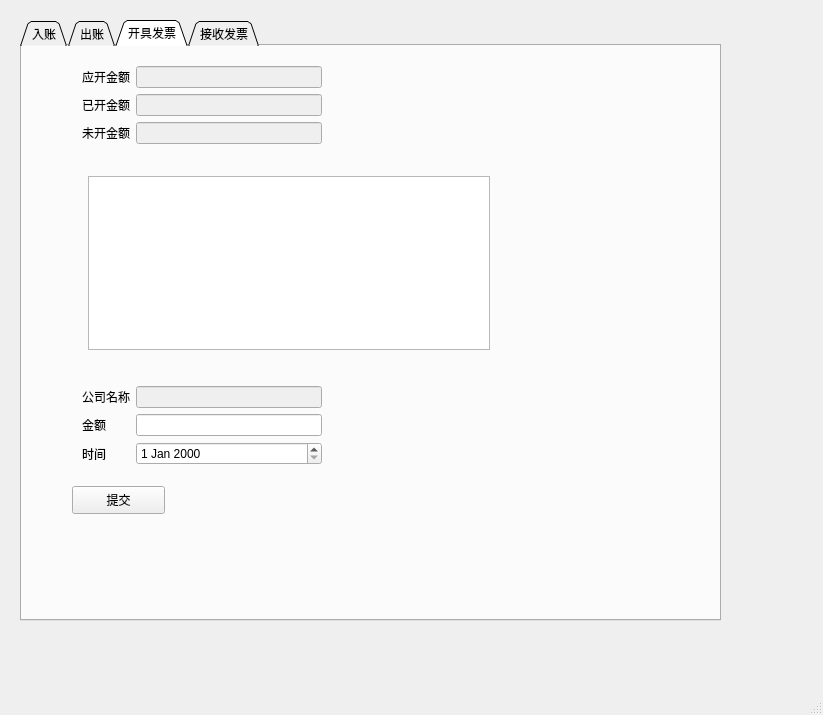
<?xml version="1.0" encoding="UTF-8"?>
<ui version="4.0">
 <class>MainWindow</class>
 <widget class="QMainWindow" name="MainWindow">
  <property name="geometry">
   <rect>
    <x>0</x>
    <y>0</y>
    <width>823</width>
    <height>715</height>
   </rect>
  </property>
  <property name="windowTitle">
   <string>出/入账</string>
  </property>
  <widget class="QWidget" name="centralwidget">
   <widget class="QTabWidget" name="cashTabWidget">
    <property name="geometry">
     <rect>
      <x>20</x>
      <y>20</y>
      <width>701</width>
      <height>601</height>
     </rect>
    </property>
    <property name="tabletTracking">
     <bool>true</bool>
    </property>
    <property name="contextMenuPolicy">
     <enum>Qt::NoContextMenu</enum>
    </property>
    <property name="tabShape">
     <enum>QTabWidget::Triangular</enum>
    </property>
    <property name="currentIndex">
     <number>2</number>
    </property>
    <property name="usesScrollButtons">
     <bool>false</bool>
    </property>
    <widget class="QWidget" name="tab">
     <property name="enabled">
      <bool>true</bool>
     </property>
     <property name="accessibleDescription">
      <string/>
     </property>
     <attribute name="title">
      <string>入账</string>
     </attribute>
     <widget class="QPushButton" name="addInCashButton">
      <property name="geometry">
       <rect>
        <x>60</x>
        <y>460</y>
        <width>93</width>
        <height>28</height>
       </rect>
      </property>
      <property name="text">
       <string>新增收款</string>
      </property>
     </widget>
     <widget class="QWidget" name="layoutWidget">
      <property name="geometry">
       <rect>
        <x>60</x>
        <y>370</y>
        <width>255</width>
        <height>61</height>
       </rect>
      </property>
      <layout class="QFormLayout" name="formLayout">
       <item row="0" column="0">
        <widget class="QLabel" name="cashLabel">
         <property name="text">
          <string>收款金额</string>
         </property>
        </widget>
       </item>
       <item row="0" column="1">
        <widget class="QLineEdit" name="inAmountLineEdit"/>
       </item>
       <item row="1" column="0">
        <widget class="QLabel" name="receivedDateLabel">
         <property name="text">
          <string>收款日</string>
         </property>
        </widget>
       </item>
       <item row="1" column="1">
        <widget class="QDateEdit" name="inDateEdit"/>
       </item>
      </layout>
     </widget>
     <widget class="QWidget" name="layoutWidget">
      <property name="geometry">
       <rect>
        <x>60</x>
        <y>20</y>
        <width>531</width>
        <height>101</height>
       </rect>
      </property>
      <layout class="QGridLayout" name="gridLayout">
       <property name="leftMargin">
        <number>10</number>
       </property>
       <property name="topMargin">
        <number>10</number>
       </property>
       <property name="rightMargin">
        <number>10</number>
       </property>
       <property name="bottomMargin">
        <number>10</number>
       </property>
       <item row="0" column="1">
        <widget class="QLineEdit" name="companyLineEdit">
         <property name="enabled">
          <bool>false</bool>
         </property>
        </widget>
       </item>
       <item row="1" column="2">
        <widget class="QLabel" name="receivedLabel">
         <property name="text">
          <string>已收金额</string>
         </property>
        </widget>
       </item>
       <item row="1" column="0">
        <widget class="QLabel" name="receivableLabel">
         <property name="text">
          <string>应收账款</string>
         </property>
        </widget>
       </item>
       <item row="0" column="0">
        <widget class="QLabel" name="companyLabel">
         <property name="text">
          <string>公司名称</string>
         </property>
        </widget>
       </item>
       <item row="0" column="3">
        <widget class="QLineEdit" name="saleContractLineEdit">
         <property name="enabled">
          <bool>false</bool>
         </property>
        </widget>
       </item>
       <item row="2" column="0">
        <widget class="QLabel" name="outstandingLabel">
         <property name="text">
          <string>未收金额</string>
         </property>
        </widget>
       </item>
       <item row="2" column="1">
        <widget class="QLineEdit" name="outstandingLineEdit">
         <property name="enabled">
          <bool>false</bool>
         </property>
        </widget>
       </item>
       <item row="1" column="1">
        <widget class="QLineEdit" name="receivableLineEdit">
         <property name="enabled">
          <bool>false</bool>
         </property>
        </widget>
       </item>
       <item row="0" column="2">
        <widget class="QLabel" name="saleContractLabel">
         <property name="text">
          <string>销售合同</string>
         </property>
        </widget>
       </item>
       <item row="1" column="3">
        <widget class="QLineEdit" name="receivedLineEdit">
         <property name="enabled">
          <bool>false</bool>
         </property>
        </widget>
       </item>
      </layout>
     </widget>
     <widget class="QLabel" name="label_5">
      <property name="geometry">
       <rect>
        <x>40</x>
        <y>150</y>
        <width>72</width>
        <height>15</height>
       </rect>
      </property>
      <property name="text">
       <string/>
      </property>
     </widget>
     <widget class="QWidget" name="layoutWidget">
      <property name="geometry">
       <rect>
        <x>50</x>
        <y>140</y>
        <width>541</width>
        <height>203</height>
       </rect>
      </property>
      <layout class="QHBoxLayout" name="horizontalLayout">
       <property name="topMargin">
        <number>10</number>
       </property>
       <item>
        <widget class="QLabel" name="label_7">
         <property name="text">
          <string/>
         </property>
        </widget>
       </item>
       <item>
        <widget class="QTableView" name="inCashTableView">
         <property name="sizePolicy">
          <sizepolicy hsizetype="Fixed" vsizetype="Fixed">
           <horstretch>0</horstretch>
           <verstretch>0</verstretch>
          </sizepolicy>
         </property>
         <property name="minimumSize">
          <size>
           <width>500</width>
           <height>0</height>
          </size>
         </property>
         <attribute name="horizontalHeaderCascadingSectionResizes">
          <bool>true</bool>
         </attribute>
         <attribute name="horizontalHeaderHighlightSections">
          <bool>true</bool>
         </attribute>
         <attribute name="horizontalHeaderShowSortIndicator" stdset="0">
          <bool>true</bool>
         </attribute>
         <attribute name="horizontalHeaderStretchLastSection">
          <bool>true</bool>
         </attribute>
         <attribute name="verticalHeaderVisible">
          <bool>false</bool>
         </attribute>
         <attribute name="verticalHeaderCascadingSectionResizes">
          <bool>false</bool>
         </attribute>
         <attribute name="verticalHeaderHighlightSections">
          <bool>false</bool>
         </attribute>
         <attribute name="verticalHeaderShowSortIndicator" stdset="0">
          <bool>false</bool>
         </attribute>
         <attribute name="verticalHeaderStretchLastSection">
          <bool>false</bool>
         </attribute>
        </widget>
       </item>
      </layout>
     </widget>
     <widget class="QLineEdit" name="saleIDLineEdit">
      <property name="enabled">
       <bool>false</bool>
      </property>
      <property name="geometry">
       <rect>
        <x>180</x>
        <y>470</y>
        <width>113</width>
        <height>21</height>
       </rect>
      </property>
     </widget>
    </widget>
    <widget class="QWidget" name="tab_2">
     <attribute name="title">
      <string>出账</string>
     </attribute>
     <widget class="QWidget" name="layoutWidget">
      <property name="geometry">
       <rect>
        <x>60</x>
        <y>20</y>
        <width>470</width>
        <height>65</height>
       </rect>
      </property>
      <layout class="QGridLayout" name="gridLayout_2">
       <property name="leftMargin">
        <number>10</number>
       </property>
       <property name="bottomMargin">
        <number>0</number>
       </property>
       <item row="0" column="0">
        <widget class="QLabel" name="label">
         <property name="text">
          <string>销售合同</string>
         </property>
        </widget>
       </item>
       <item row="0" column="1">
        <widget class="QLineEdit" name="saleContractLineEdit2">
         <property name="enabled">
          <bool>false</bool>
         </property>
        </widget>
       </item>
       <item row="0" column="2">
        <widget class="QLabel" name="label_2">
         <property name="text">
          <string>应付款</string>
         </property>
        </widget>
       </item>
       <item row="0" column="3">
        <widget class="QLineEdit" name="totalPayableLineEdit">
         <property name="enabled">
          <bool>false</bool>
         </property>
        </widget>
       </item>
       <item row="1" column="0">
        <widget class="QLabel" name="label_3">
         <property name="text">
          <string>已付款</string>
         </property>
        </widget>
       </item>
       <item row="1" column="1">
        <widget class="QLineEdit" name="paidTotalLineEdit">
         <property name="enabled">
          <bool>false</bool>
         </property>
        </widget>
       </item>
       <item row="1" column="2">
        <widget class="QLabel" name="label_4">
         <property name="text">
          <string>欠款</string>
         </property>
        </widget>
       </item>
       <item row="1" column="3">
        <widget class="QLineEdit" name="unpaidLineEdit">
         <property name="enabled">
          <bool>false</bool>
         </property>
        </widget>
       </item>
      </layout>
     </widget>
     <widget class="QPushButton" name="addOutCashButton">
      <property name="geometry">
       <rect>
        <x>60</x>
        <y>530</y>
        <width>93</width>
        <height>28</height>
       </rect>
      </property>
      <property name="text">
       <string>新增付款</string>
      </property>
     </widget>
     <widget class="QLineEdit" name="purchaseIDLineEdit">
      <property name="enabled">
       <bool>false</bool>
      </property>
      <property name="geometry">
       <rect>
        <x>330</x>
        <y>450</y>
        <width>113</width>
        <height>21</height>
       </rect>
      </property>
     </widget>
     <widget class="QWidget" name="layoutWidget">
      <property name="geometry">
       <rect>
        <x>60</x>
        <y>440</y>
        <width>240</width>
        <height>73</height>
       </rect>
      </property>
      <layout class="QFormLayout" name="formLayout_2">
       <item row="0" column="1">
        <widget class="QLineEdit" name="payAmountLineEdit"/>
       </item>
       <item row="1" column="0">
        <widget class="QLabel" name="receivedDateLabel_2">
         <property name="text">
          <string>支付日期</string>
         </property>
        </widget>
       </item>
       <item row="1" column="1">
        <widget class="QDateEdit" name="payDate"/>
       </item>
       <item row="0" column="0">
        <widget class="QLabel" name="cashLabel_2">
         <property name="text">
          <string>支付金额</string>
         </property>
        </widget>
       </item>
      </layout>
     </widget>
     <widget class="QWidget" name="layoutWidget">
      <property name="geometry">
       <rect>
        <x>60</x>
        <y>350</y>
        <width>470</width>
        <height>79</height>
       </rect>
      </property>
      <layout class="QGridLayout" name="gridLayout_3">
       <item row="0" column="0">
        <widget class="QLabel" name="purchaseLabel">
         <property name="text">
          <string>采购物品</string>
         </property>
        </widget>
       </item>
       <item row="0" column="1">
        <widget class="QComboBox" name="itemComboBox"/>
       </item>
       <item row="0" column="2">
        <widget class="QLabel" name="payableLabel">
         <property name="text">
          <string>应付款</string>
         </property>
        </widget>
       </item>
       <item row="0" column="3">
        <widget class="QLineEdit" name="payableLineEdit">
         <property name="enabled">
          <bool>false</bool>
         </property>
        </widget>
       </item>
       <item row="1" column="0">
        <widget class="QLabel" name="supplyLabel">
         <property name="text">
          <string>供应商</string>
         </property>
        </widget>
       </item>
       <item row="1" column="1">
        <widget class="QLineEdit" name="supplyLineEdit">
         <property name="enabled">
          <bool>false</bool>
         </property>
        </widget>
       </item>
       <item row="1" column="2">
        <widget class="QLabel" name="paidLabel">
         <property name="text">
          <string>已付款</string>
         </property>
        </widget>
       </item>
       <item row="1" column="3">
        <widget class="QLineEdit" name="paidLineEdit">
         <property name="enabled">
          <bool>false</bool>
         </property>
        </widget>
       </item>
       <item row="2" column="2">
        <widget class="QLabel" name="label_6">
         <property name="text">
          <string>欠款</string>
         </property>
        </widget>
       </item>
       <item row="2" column="3">
        <widget class="QLineEdit" name="itemUnpaidLineEdit">
         <property name="enabled">
          <bool>false</bool>
         </property>
        </widget>
       </item>
      </layout>
     </widget>
     <widget class="QWidget" name="layoutWidget">
      <property name="geometry">
       <rect>
        <x>50</x>
        <y>100</y>
        <width>521</width>
        <height>194</height>
       </rect>
      </property>
      <layout class="QHBoxLayout" name="horizontalLayout_2">
       <property name="topMargin">
        <number>10</number>
       </property>
       <item>
        <widget class="QLabel" name="label_8">
         <property name="text">
          <string/>
         </property>
        </widget>
       </item>
       <item>
        <widget class="QTableView" name="outCashTableView">
         <property name="font">
          <font>
           <family>Microsoft New Tai Lue</family>
          </font>
         </property>
         <property name="tabletTracking">
          <bool>true</bool>
         </property>
         <property name="showGrid">
          <bool>true</bool>
         </property>
         <attribute name="horizontalHeaderCascadingSectionResizes">
          <bool>true</bool>
         </attribute>
         <attribute name="horizontalHeaderShowSortIndicator" stdset="0">
          <bool>true</bool>
         </attribute>
         <attribute name="horizontalHeaderStretchLastSection">
          <bool>true</bool>
         </attribute>
         <attribute name="verticalHeaderVisible">
          <bool>false</bool>
         </attribute>
         <attribute name="verticalHeaderCascadingSectionResizes">
          <bool>false</bool>
         </attribute>
         <attribute name="verticalHeaderHighlightSections">
          <bool>false</bool>
         </attribute>
         <attribute name="verticalHeaderShowSortIndicator" stdset="0">
          <bool>false</bool>
         </attribute>
         <attribute name="verticalHeaderStretchLastSection">
          <bool>false</bool>
         </attribute>
        </widget>
       </item>
      </layout>
     </widget>
    </widget>
    <widget class="QWidget" name="tab_3">
     <attribute name="title">
      <string>开具发票</string>
     </attribute>
     <widget class="QWidget" name="layoutWidget">
      <property name="geometry">
       <rect>
        <x>60</x>
        <y>340</y>
        <width>240</width>
        <height>79</height>
       </rect>
      </property>
      <layout class="QFormLayout" name="formLayout_3">
       <item row="0" column="0">
        <widget class="QLabel" name="label_9">
         <property name="text">
          <string>公司名称</string>
         </property>
        </widget>
       </item>
       <item row="1" column="0">
        <widget class="QLabel" name="label_10">
         <property name="text">
          <string>金额</string>
         </property>
        </widget>
       </item>
       <item row="1" column="1">
        <widget class="QLineEdit" name="issueAmtLineEdit"/>
       </item>
       <item row="2" column="0">
        <widget class="QLabel" name="label_11">
         <property name="text">
          <string>时间</string>
         </property>
        </widget>
       </item>
       <item row="2" column="1">
        <widget class="QDateEdit" name="issueDateEdit"/>
       </item>
       <item row="0" column="1">
        <widget class="QLineEdit" name="companyLineEdit_2">
         <property name="enabled">
          <bool>false</bool>
         </property>
        </widget>
       </item>
      </layout>
     </widget>
     <widget class="QWidget" name="layoutWidget">
      <property name="geometry">
       <rect>
        <x>60</x>
        <y>20</y>
        <width>240</width>
        <height>79</height>
       </rect>
      </property>
      <layout class="QFormLayout" name="formLayout_4">
       <item row="0" column="0">
        <widget class="QLabel" name="label_15">
         <property name="text">
          <string>应开金额</string>
         </property>
        </widget>
       </item>
       <item row="0" column="1">
        <widget class="QLineEdit" name="issueTotalAmtLineEdit">
         <property name="enabled">
          <bool>false</bool>
         </property>
        </widget>
       </item>
       <item row="1" column="0">
        <widget class="QLabel" name="label_16">
         <property name="text">
          <string>已开金额</string>
         </property>
        </widget>
       </item>
       <item row="1" column="1">
        <widget class="QLineEdit" name="issuedAmtLineEdit">
         <property name="enabled">
          <bool>false</bool>
         </property>
        </widget>
       </item>
       <item row="2" column="0">
        <widget class="QLabel" name="label_17">
         <property name="text">
          <string>未开金额</string>
         </property>
        </widget>
       </item>
       <item row="2" column="1">
        <widget class="QLineEdit" name="unissueAmtLineEdit">
         <property name="enabled">
          <bool>false</bool>
         </property>
        </widget>
       </item>
      </layout>
     </widget>
     <widget class="QWidget" name="layoutWidget">
      <property name="geometry">
       <rect>
        <x>30</x>
        <y>110</y>
        <width>438</width>
        <height>194</height>
       </rect>
      </property>
      <layout class="QHBoxLayout" name="horizontalLayout_3">
       <property name="leftMargin">
        <number>10</number>
       </property>
       <property name="topMargin">
        <number>20</number>
       </property>
       <item>
        <widget class="QLabel" name="label_21">
         <property name="minimumSize">
          <size>
           <width>20</width>
           <height>0</height>
          </size>
         </property>
         <property name="text">
          <string/>
         </property>
        </widget>
       </item>
       <item>
        <widget class="QTableView" name="issueInvoiceTableView">
         <property name="minimumSize">
          <size>
           <width>400</width>
           <height>0</height>
          </size>
         </property>
        </widget>
       </item>
      </layout>
     </widget>
     <widget class="QPushButton" name="issueInvoicePushButton">
      <property name="geometry">
       <rect>
        <x>50</x>
        <y>440</y>
        <width>93</width>
        <height>28</height>
       </rect>
      </property>
      <property name="text">
       <string>提交</string>
      </property>
     </widget>
    </widget>
    <widget class="QWidget" name="tab_4">
     <attribute name="title">
      <string>接收发票</string>
     </attribute>
     <widget class="QWidget" name="layoutWidget">
      <property name="geometry">
       <rect>
        <x>60</x>
        <y>340</y>
        <width>240</width>
        <height>79</height>
       </rect>
      </property>
      <layout class="QFormLayout" name="formLayout_5">
       <item row="0" column="0">
        <widget class="QLabel" name="label_12">
         <property name="text">
          <string>公司名称</string>
         </property>
        </widget>
       </item>
       <item row="0" column="1">
        <widget class="QComboBox" name="rcvCmpCombox">
         <property name="editable">
          <bool>true</bool>
         </property>
        </widget>
       </item>
       <item row="1" column="0">
        <widget class="QLabel" name="label_13">
         <property name="text">
          <string>金额</string>
         </property>
        </widget>
       </item>
       <item row="1" column="1">
        <widget class="QLineEdit" name="rcvAmtLineEdit"/>
       </item>
       <item row="2" column="0">
        <widget class="QLabel" name="label_14">
         <property name="text">
          <string>时间</string>
         </property>
        </widget>
       </item>
       <item row="2" column="1">
        <widget class="QDateEdit" name="rcvDateEdit"/>
       </item>
      </layout>
     </widget>
     <widget class="QWidget" name="layoutWidget">
      <property name="geometry">
       <rect>
        <x>60</x>
        <y>20</y>
        <width>240</width>
        <height>79</height>
       </rect>
      </property>
      <layout class="QFormLayout" name="formLayout_6">
       <item row="0" column="0">
        <widget class="QLabel" name="label_18">
         <property name="text">
          <string>应收金额</string>
         </property>
        </widget>
       </item>
       <item row="0" column="1">
        <widget class="QLineEdit" name="rcvTotalAmtLineEdit">
         <property name="enabled">
          <bool>false</bool>
         </property>
        </widget>
       </item>
       <item row="1" column="0">
        <widget class="QLabel" name="label_19">
         <property name="text">
          <string>已收金额</string>
         </property>
        </widget>
       </item>
       <item row="1" column="1">
        <widget class="QLineEdit" name="rcvReceivedAmtLineEdit">
         <property name="enabled">
          <bool>false</bool>
         </property>
        </widget>
       </item>
       <item row="2" column="0">
        <widget class="QLabel" name="label_20">
         <property name="text">
          <string>未收金额</string>
         </property>
        </widget>
       </item>
       <item row="2" column="1">
        <widget class="QLineEdit" name="rcvUnreceivedAmtLineEdit">
         <property name="enabled">
          <bool>false</bool>
         </property>
        </widget>
       </item>
      </layout>
     </widget>
     <widget class="QPushButton" name="recvInvoicePushButton">
      <property name="geometry">
       <rect>
        <x>60</x>
        <y>440</y>
        <width>93</width>
        <height>28</height>
       </rect>
      </property>
      <property name="text">
       <string>提交</string>
      </property>
     </widget>
     <widget class="QWidget" name="layoutWidget">
      <property name="geometry">
       <rect>
        <x>30</x>
        <y>120</y>
        <width>337</width>
        <height>194</height>
       </rect>
      </property>
      <layout class="QHBoxLayout" name="horizontalLayout_4">
       <property name="leftMargin">
        <number>20</number>
       </property>
       <property name="topMargin">
        <number>10</number>
       </property>
       <item>
        <widget class="QLabel" name="label_22">
         <property name="minimumSize">
          <size>
           <width>0</width>
           <height>0</height>
          </size>
         </property>
         <property name="maximumSize">
          <size>
           <width>20</width>
           <height>16777215</height>
          </size>
         </property>
         <property name="text">
          <string/>
         </property>
        </widget>
       </item>
       <item>
        <widget class="QTableView" name="receiveInvoiceTableView"/>
       </item>
      </layout>
     </widget>
     <widget class="QLineEdit" name="purchseIDLineEdit">
      <property name="enabled">
       <bool>false</bool>
      </property>
      <property name="geometry">
       <rect>
        <x>370</x>
        <y>370</y>
        <width>113</width>
        <height>21</height>
       </rect>
      </property>
     </widget>
    </widget>
   </widget>
  </widget>
  <widget class="QMenuBar" name="menubar">
   <property name="geometry">
    <rect>
     <x>0</x>
     <y>0</y>
     <width>823</width>
     <height>26</height>
    </rect>
   </property>
  </widget>
  <widget class="QStatusBar" name="cashTabStatusbar"/>
 </widget>
 <resources/>
 <connections/>
</ui>
